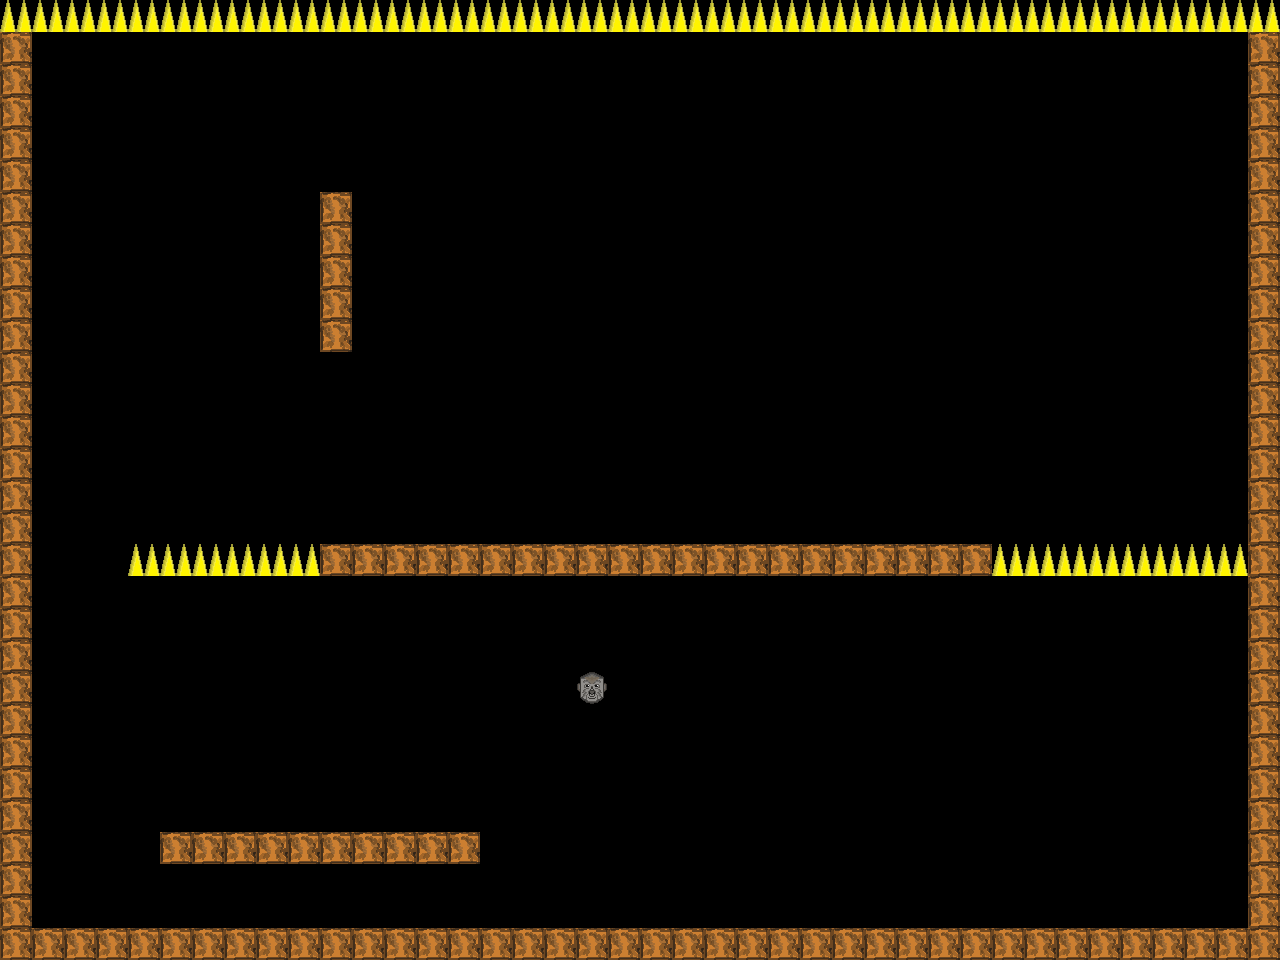

Rendered tile map (Tiled .tmx) drawn with the repository's tilesets; below, a short description and the map source with its tile grids summarised:
An orthogonal 40x30 tile map with 32x32 px tiles, 1 tile layer (Warstwa Kafelków 1).

<map version="1.2" tiledversion="1.3.4" orientation="orthogonal" renderorder="left-up" width="40" height="30" tilewidth="32" tileheight="32" infinite="0" nextlayerid="2" nextobjectid="1">
 <tileset firstgid="1" name="sheep3" tilewidth="32" tileheight="32" tilecount="4" columns="2">
  <image source="../../../sdlyampa/resources/sheep3.bmp" trans="000000" width="64" height="64" />
 </tileset>
 <layer id="1" name="Warstwa Kafelków 1" width="40" height="30">
  <data>[1200 cells, 187 non-empty, 3 distinct tile ids]</data>
 </layer>
</map>